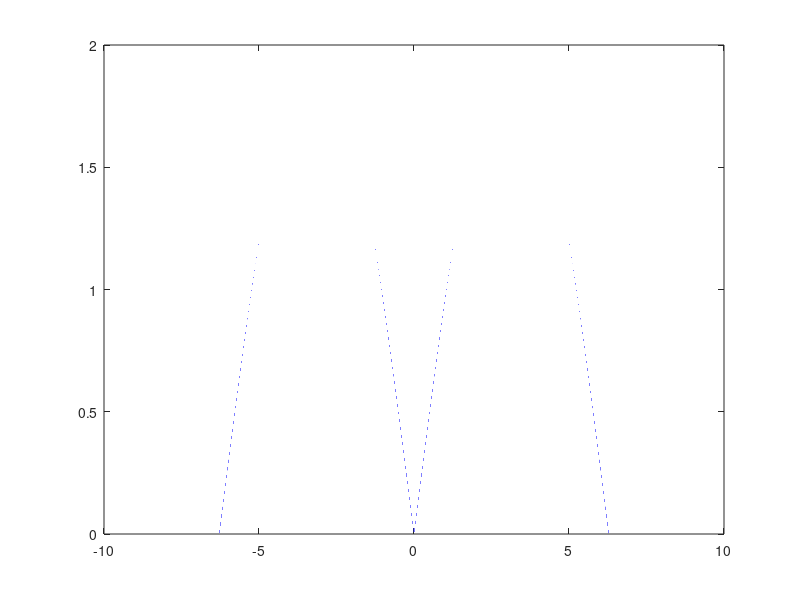

This chart was generated by the following MATLAB code:
% tau = 20 / 34000;
% tau_diff_est = 0.7 / 34000;
% f_carrier = 20000;
% tap_num = 1 : 48 * 2 + 1;
% diff = exp(- 1i* 2* pi* f_carrier* (tau + tau_diff_est)) ...
%             * sinc((tap_num- 49)/12 - (tau + tau_diff_est)* 4000)...
%             - exp(- 1i* 2* pi* f_carrier* tau) * sinc((tap_num- 49)/12- tau* 4000);
% hold on
% plot(tap_num, abs(diff))

phase_rot = -2*pi:0.00001:2*pi;
h_d = abs(exp(-1i*phase_rot)-1);
plot(phase_rot,h_d)
